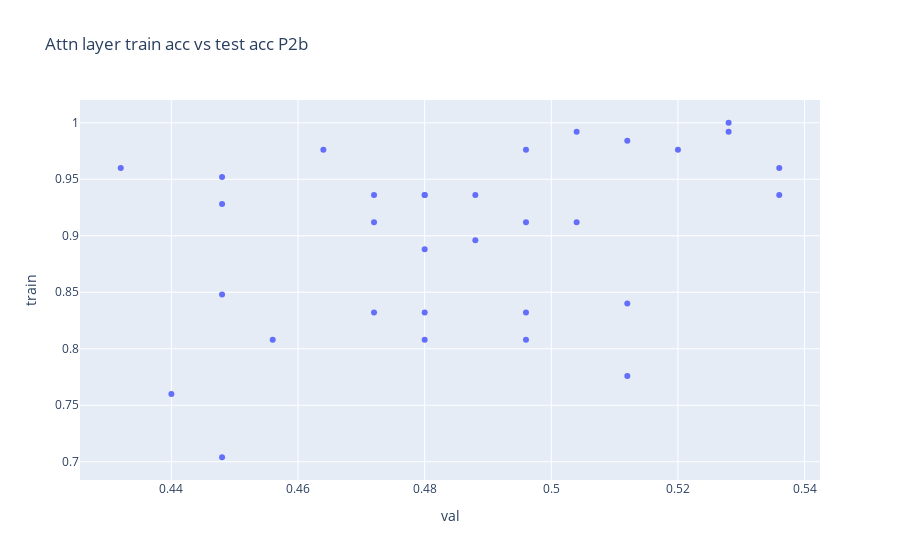

Write notebook code for a chart like this one.
### Code cell
px.scatter(x = tqa_val_accs, y = tqa_train_accs, title = "Attn layer train acc vs test acc P2b", labels={"x":"val", "y": "train"})

### Figure 1 — Plotly figure (JSON) as saved in the notebook; plotly's stock layout.template omitted (floating-point values rounded to 4 significant figures)
{"data": [{"hovertemplate": "val=%{x}<br>train=%{y}<extra></extra>", "legendgroup": "", "marker": {"color": "#636efa", "symbol": "circle"}, "mode": "markers", "name": "", "orientation": "v", "showlegend": false, "type": "scatter", "x": [0.456, 0.48, 0.448, 0.496, 0.512, 0.44, 0.512, 0.472, 0.48, 0.448, 0.496, 0.472, 0.488, 0.48, 0.448, 0.496, 0.472, 0.448, 0.536, 0.48, 0.48, 0.504, 0.488, 0.504, 0.432, 0.536, 0.512, 0.52, 0.528, 0.464, 0.496, 0.528], "xaxis": "x", "y": [0.808, 0.808, 0.704, 0.808, 0.776, 0.76, 0.84, 0.832, 0.832, 0.848, 0.832, 0.912, 0.896, 0.936, 0.928, 0.912, 0.936, 0.952, 0.936, 0.888, 0.936, 0.912, 0.936, 0.992, 0.96, 0.96, 0.984, 0.976, 0.992, 0.976, 0.976, 1], "yaxis": "y"}], "layout": {"legend": {"tracegroupgap": 0}, "title": {"text": "Attn layer train acc vs test acc P2b"}, "xaxis": {"anchor": "y", "domain": [0, 1], "title": {"text": "val"}}, "yaxis": {"anchor": "x", "domain": [0, 1], "title": {"text": "train"}}}}
